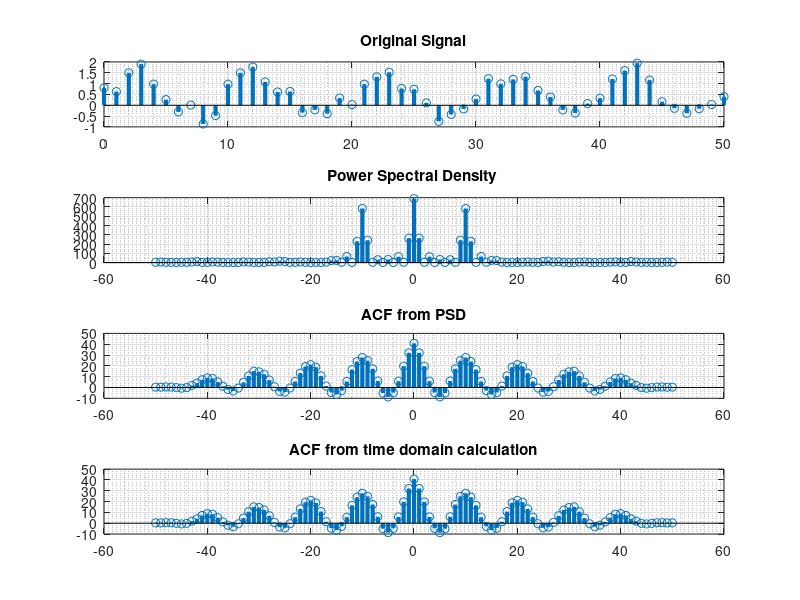

Source code (MATLAB):
clc
clear all
close all

N = 51;
x1 = rand(1,N);
n = 0 : N-1;
x2 = sin(2*pi*1000*n/10000);
x = x1+x2;
x_pad = [x1 + x2 zeros(1,length(n)-1)];
X = fft(x_pad);
Xconj = conj(X);
acf_X = fftshift(ifft(X.*Xconj));
samp = -n(end):n(end);
subplot(411),stem(n,x,'linewidth',3),grid on, grid minor,title('Original Signal');
subplot(412),stem(samp,fftshift(X.*Xconj),'linewidth',3),grid on, grid minor,title("Power Spectral Density ");
subplot(413),stem(samp,acf_X,'linewidth',3),grid on, grid minor,title("ACF from PSD");
subplot(414),stem(samp,xcorr(x),'linewidth',3),grid on, grid minor,title("ACF from time domain calculation");